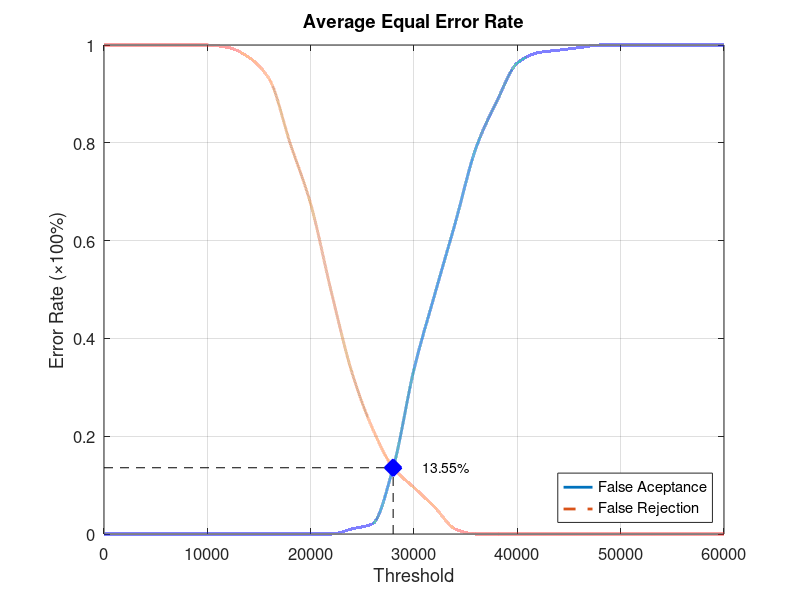
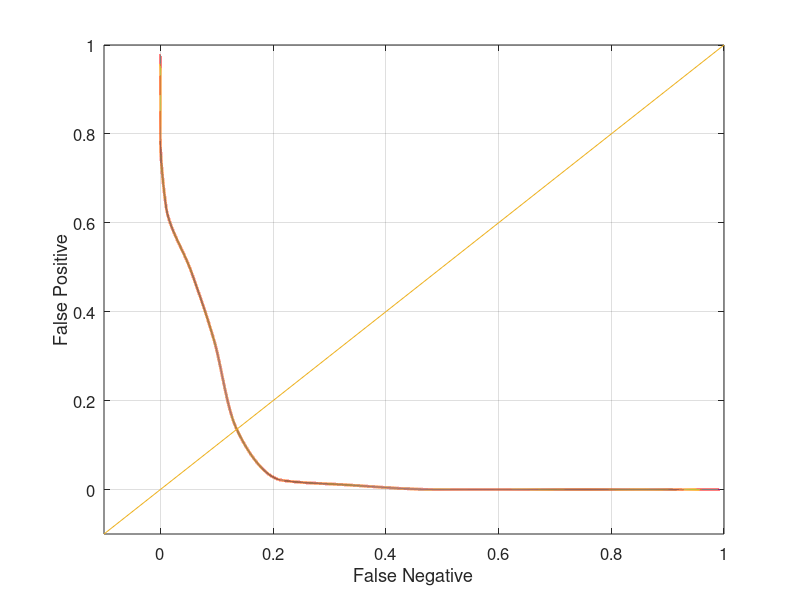

These figures' MATLAB source, in order:
function yEER = Database3_3
close all;
clear;
clc;
x = 0:2000:60000;
xq = 0:0.5:60000;

y0 = [0 0 0 0 0 0 0 0 0 0 0 0 0.0105263 0.0210526 0.136842 0.336842 0.489474 0.636842 0.789474 0.884211 0.963158 0.984211 0.989474 0.994737 1 1 1 1 1 1 1];
yy0 = interp1(x, y0, xq, 'pchip');
y1 = [1 1 1 1 1 1 0.995 0.975 0.93 0.8 0.675 0.495 0.33 0.215 0.135 0.095 0.055 0.01 0 0 0 0 0 0 0 0 0 0 0 0 0];
yy1 = interp1(x, y1, xq, 'pchip');

% Calculating EER: 
y2 = abs(y0 - y1);
find(y2 == min(y2))
yy2 = abs(yy0 - yy1);
xEER = find(yy2 == min(yy2));
xEERIndex = xq(xEER) % X-axis EER
yEER = yy0(xEER) % Y-axis EER

main = figure
plot(xq, yy0,'-','LineWidth', 2);	hold on
plot(xq, yy1,'--','LineWidth', 2);	hold on
plot([xEERIndex xEERIndex], [0 yEER], 'k--');	hold on
plot([0 xEERIndex], [yEER yEER], 'k--');	hold on
plot(xEERIndex, yEER, 'bx', 'LineWidth', 10);	hold on
text(xEERIndex + 10 * xEERIndex / 100, yEER, [num2str(round((10000 * yEER)) / 100) '%'])
legend('False Aceptance', 'False Rejection', 'Location', 'SouthEast')
xlabel('Threshold')
ylabel('Error Rate (\times100%)')
title('Average Equal Error Rate')
set(gca, 'FontSize', 12)
axis([0 60000 0 1])
grid on

print(main, 'Database3_3Main', '-dpng');
FNRxFPR = figure('Color', [1 1 1]);
plot(yy1, yy0, '-', yy1, yy0, 'LineWidth', 2);
hold on
y = -0.1:0.1:1
plot(y, y); 
set(gca, 'FontSize', 12)
xlabel('False Negative')
ylabel('False Positive')
axis([-0.1 1 -0.1 1])
set(gca, 'FontSize', 12)
grid on

print(FNRxFPR, 'Database3_3FNRxFPR','-dpng');
end
